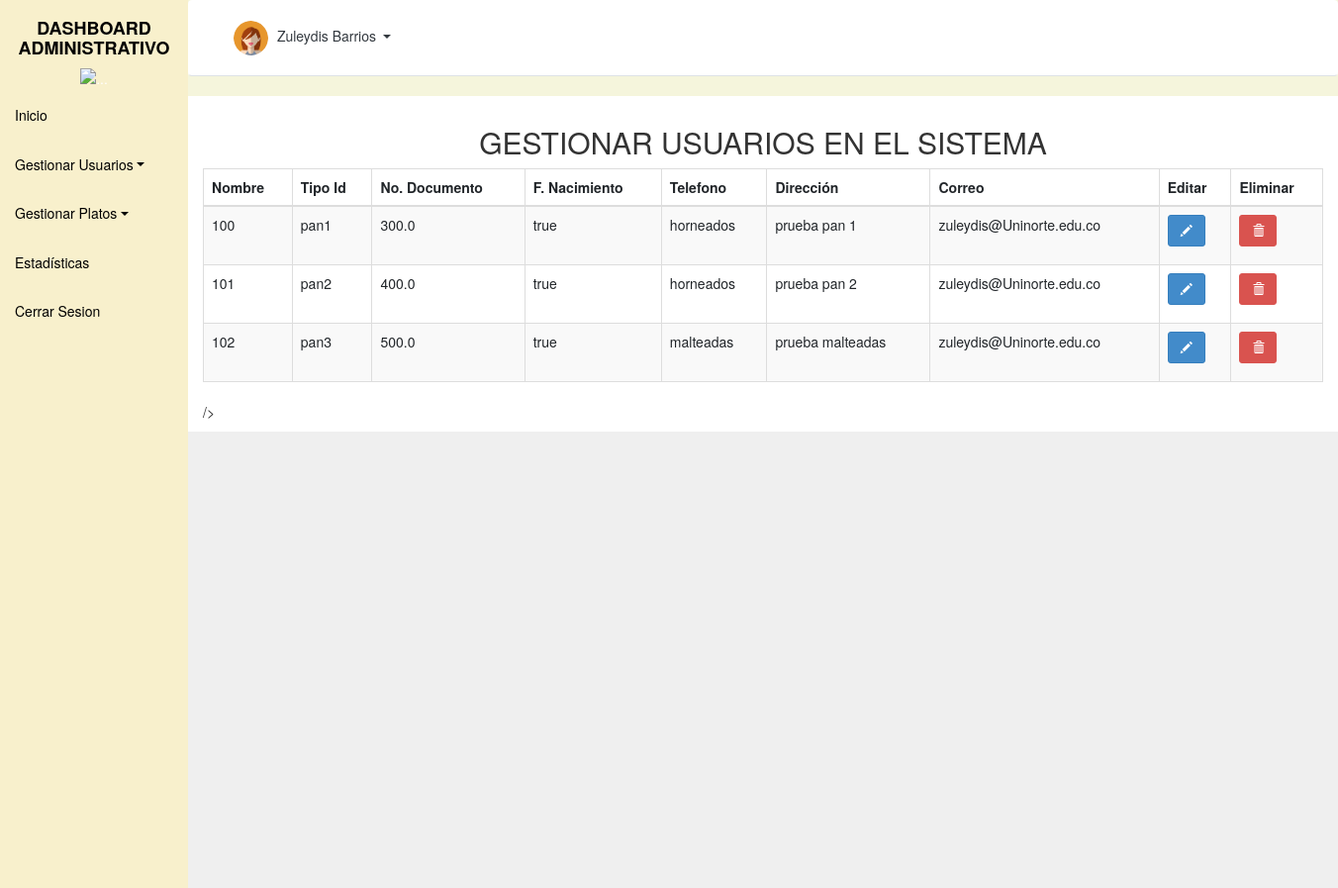
The app's page /dashUser3 with its own data.
### tables this page shows
CREATE TABLE productos (
	codigo VARCHAR NOT NULL ,
	nombre VARCHAR NOT NULL ,
	valor_unitario DOUBLE NOT NULL ,
	estado VARCHAR NOT NULL ,
	categoria VARCHAR NOT NULL ,
	descripcion VARCHAR NOT NULL ,
	url VARCHAR NOT NULL ,
	PRIMARY KEY(codigo)
);

### app/app.py (the view)
@app.route('/dashUser3')
def dashUser3():
    try:
        conexion = sqlite3.connect('restaurante.db')
        print("Connection is established: Database is created in memory")
        cursorObj = conexion.cursor()
        cursorObj.execute('SELECT * FROM productos')
        rows = cursorObj.fetchall()
    except Error:
        print(Error)
    finally:
        conexion.close()
    return render_template('dashUser3.html',rows = rows)

### app/templates/dashUser3.html (shortened to what this page needs)
{% extends 'layoutDashboard.html'%}
{% block contentDash %}
<h2 class="centrado">GESTIONAR USUARIOS EN EL SISTEMA</h2>
<table id="example" class="table table-striped table-bordered nowrap mx-auto" style="width:100%">
    <thead>
        <tr>
            <th>Nombre</th>
            <th>Tipo Id</th>
            <th>No. Documento</th>
            <th>F. Nacimiento</th>
            <th>Telefono</th>
            <th>Dirección</th>
            <th>Correo</th>
            <th>Editar</th>
            <th>Eliminar</th>
        </tr>
    </thead>
    <tbody>
        {% for pro in rows %}
        <tr>
            <td>{{ pro[0] }}</td>
            <td>{{ pro[1] }}</td>
            <td>{{ pro[2] }}</td>
            <td>{{ pro[3] }}</td>
            <td>{{ pro[4] }}</td>
            <td>{{ pro[5] }}</td>
            <td>zuleydis@Uninorte.edu.co</td>
            <td>
                <p data-placement="top" data-toggle="tooltip" title="Edit"><button class="btn btn-primary btn-xs" data-title="Edit" data-toggle="modal" data-target="#edit"><span class="glyphicon glyphicon-pencil"></span></button></td>
            <td>
                <p data-placement="top" data-toggle="tooltip" title="Delete"><button class="btn btn-danger btn-xs" data-title="Delete" data-toggle="modal" data-target="#delete"><span class="glyphicon glyphicon-trash"></span></button>
                </p>
            </td>
        </tr>
        {% endfor %}
    </tbody>
</table>
<script type="text/javascript" src="https://code.jquery.com/jquery-3.5.1.js"></script>/>
{% endblock contentDash %}

### app/templates/layoutDashboard.html (shortened to what this page needs)
<!DOCTYPE html>
<html lang="en">
<head>
    <link rel="stylesheet" href="https://stackpath.bootstrapcdn.com/bootstrap/4.3.1/css/bootstrap.min.css" />
    <link rel="stylesheet" href="../static/css/estiloDashAdmin.css" />
    <link href="https://unpkg.com/ionicons@4.5.10-0/dist/css/ionicons.min.css" rel="stylesheet" />
    <link href="../static/css/estiloDashUser2.css" rel="stylesheet" type="text/css" />
    <link rel="stylesheet" href="https://cdn.datatables.net/1.11.3/css/dataTables.bootstrap4.min.css" />
    <link rel="stylesheet" href="https://cdn.datatables.net/responsive/2.2.9/css/responsive.bootstrap4.min.css" />
</head>
<body style="background-color: beige;">
    <div class="d-flex" id="content-wrapper">
        <div id="sidebar-container" class="bg-primary">
            <div class="logo">
                <h4 class="centrado font-weight-bold mb-0" style="color:black;">
                    DASHBOARD ADMINISTRATIVO
                </h4>
            </div>
            <div class="centrado">
                <img src=" {{ url_for('static', filename = 'imagenes/icono_logo.png') }}" alt="..." width="100" height="91">
            </div>
            <div class="menu">
                <a href="#" class="d-block p-3 border-0" style="color:black;">Inicio</a >
          <div class="dropdown">
              <a
              href="{{url_for('dashUser3')}}"
              class="d-block  p-3 border-0 dropdown-toggle" id="dropdownMenuButton" data-toggle="dropdown" aria-haspopup="true" aria-expanded="false" style="color:black;">
               Gestionar Usuarios</a>
            </div>
            <div class="dropdown">
                <a href="{{url_for('dashUser3')}}" class="d-block  p-3 border-0 dropdown-toggle" id="dropdownMenuButton" data-toggle="dropdown" aria-haspopup="true" aria-expanded="false" style="color:black;">
                     Gestionar Platos</a>
            </div>
            <a href="{{url_for('Admin')}}" class="d-block p-3 border-0" style="color:black;"> Estadísticas</a
          >
          <a
            href="{{url_for('index')}}"
            class="d-block p-3 border-0" style="color:black;"
          >
             Cerrar Sesion</a
          >
        </div>
      </div>
      <div class="w-100">
        <nav
          class="navbar navbar-expand-lg navbar-light bg-light border-bottom"
        >
          <div class="container">
            <div class="collapse navbar-collapse" id="navbarSupportedContent">
              <ul class="navbar-nav ml-auto mt-2 mt-lg-0">
                <li class="nav-item dropdown">
                  <a
                    class="nav-link text-dark dropdown-toggle"
                    href="#"
                    id="navbarDropdown"
                    role="button"
                    data-toggle="dropdown"
                    aria-haspopup="true"
                    aria-expanded="false"
                  >
                    <img
                      src="../static/imagenes/user-2.png"
                      class="img-fluid rounded-circle avatar mr-2"
                      alt="https://generated.photos/"
                    />
                    Zuleydis Barrios
                  </a>
                </li>
              </ul>
            </div>
          </div>
        </nav>
        <div id="content" class="bg-grey w-100">
          <section class="bg-light py-3">
            <div class="container-fluid">
                      <div class="row">
                          <div class="col col-lg-12 col-md-12">
                            {% block contentDash %}{% endblock contentDash %}
                          </div>
                      </div>
                  </div>
          </section>
       </div>
      </div>
    </div>
    <link
      rel="stylesheet"
      type="text/css"
      href="http://maxcdn.bootstrapcdn.com/bootstrap/3.2.0/css/bootstrap.min.css"
    />
  </body>
</html>

### app/static/css/estiloDashAdmin.css (style rules this page uses)
:root { --primary: #f8f0cc; --light: #ffffff; --grey: #efefef; --dark: #000000; --barras: #fac639f5; }
body { overflow: hidden; font-family: 'Muli', sans-serif, 'color:var(--dark)'; font-weight: 300; color: var(--primary); }
.centrado { text-align: center; }
.bg-primary { background-color: var(--primary) !important; }
.bg-light { background-color: var(--light) !important; }
.bg-grey { background-color: var(--grey) !important; }
.btn-primary { background-color: var(--primary); border: 0; }
#sidebar-container { min-height: 100vh; }
#sidebar-container .logo { padding: 0.875rem 1.25rem; }
#sidebar-container .menu { width: 18rem; }
#content { overflow-y: auto; height: 100vh; padding-bottom: 5rem; }
.avatar { max-width: 35px; }

### app/static/css/estiloDashUser2.css (style rules this page uses)
.btn { display: inline-block; padding: 6px 12px !important; margin-bottom: 0; font-size: 14px; font-weight: 400; line-height: 1.42857143; text-align: center; white-space: nowrap; vertical-align: middle; -ms-touch-action: manipulation; touch-action: manipulation; cursor: pointer; -webkit-user-select: none; -moz-user-select: none; -ms-user-select: none; user-select: none; background-image: none; border: 1px solid transparent; border-radius: 4px; }
.btn-primary { color: #fff !important; background: #428bca !important; border-color: #357ebd !important; box-shadow:none !important; }
.btn-danger { color: #fff !important; background: #d9534f !important; border-color: #d9534f !important; box-shadow:none !important; }

### records on screen
productos: codigo "100", nombre "pan1", valor_unitario "300.0", estado "true", categoria "horneados", descripcion "prueba pan 1"
productos: codigo "101", nombre "pan2", valor_unitario "400.0", estado "true", categoria "horneados", descripcion "prueba pan 2"
productos: codigo "102", nombre "pan3", valor_unitario "500.0", estado "true", categoria "malteadas", descripcion "prueba malteadas"
